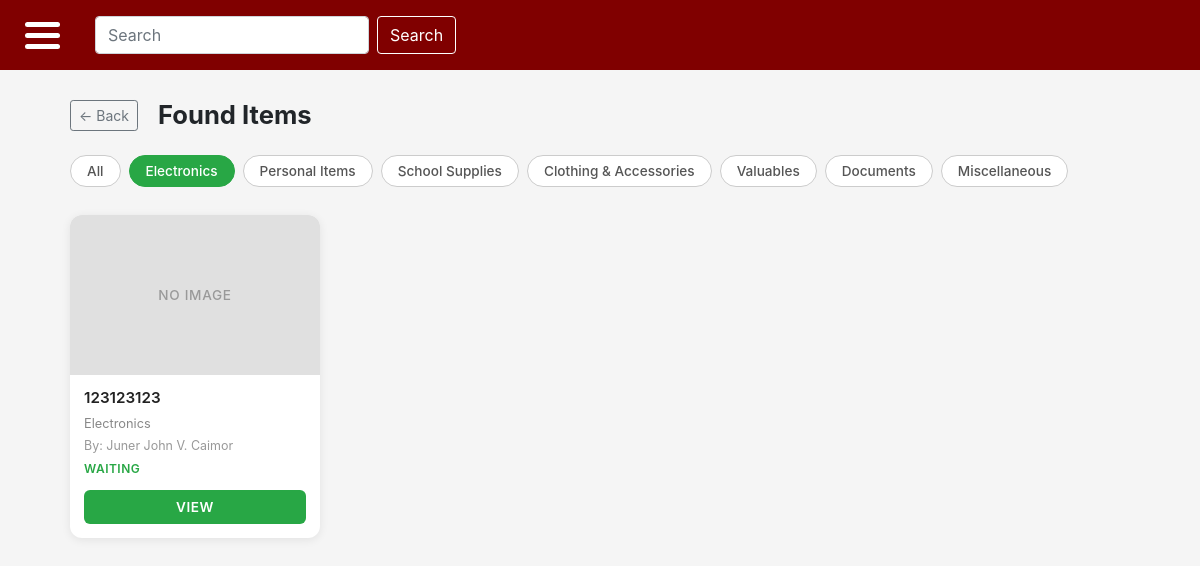
/found_items.php?category_id=1 (signed in), run on the app's committed database.
### tables this page shows
CREATE TABLE `category` (
  `category_id` int(11) NOT NULL,
  `categoryName` varchar(100) NOT NULL
);

CREATE TABLE `posts` (
  `post_id` int(11) NOT NULL,
  `user_id` int(11) DEFAULT NULL,
  `location_id` int(11) DEFAULT NULL,
  `specific_location` varchar(255) DEFAULT NULL,
  `category_id` int(11) DEFAULT NULL,
  `dropOff_id` int(11) DEFAULT NULL,
  `type` varchar(255) DEFAULT NULL,
  `itemName` varchar(255) DEFAULT NULL,
  `publicDescription` varchar(255) DEFAULT NULL,
  `privateDetails` varchar(255) DEFAULT NULL,
  `currentStatus` varchar(20) DEFAULT 'PENDING',
  `dateReported` datetime DEFAULT current_timestamp(),
  `expirationDate` datetime DEFAULT NULL
);

CREATE TABLE `users` (
  `user_id` int(11) NOT NULL,
  `full_name` varchar(255) DEFAULT NULL,
  `institutionalEmail` varchar(255) DEFAULT NULL,
  `password` varchar(255) NOT NULL,
  `is_admin` tinyint(1) DEFAULT 0
);

### found_items.php (the view, shortened to what this page needs)
<?php
require_once 'connect.php';
$categories = $connection->query("SELECT category_id, categoryName FROM category");
$cats = [];
while ($row = $categories->fetch_assoc()) {
    $cats[] = $row;
}
$selected_cat = isset($_GET['category_id']) ? (int)$_GET['category_id'] : 0;
if ($selected_cat > 0) {
    $stmt = $connection->prepare(
        "SELECT p.post_id, p.itemName, p.publicDescription, p.currentStatus, p.dateReported,
            c.categoryName, u.full_name
         FROM posts p
         JOIN category c ON p.category_id = c.category_id
         JOIN users u ON p.user_id = u.user_id
         WHERE p.type = 'FOUND' AND p.category_id = ?
         ORDER BY p.dateReported DESC"
    );
    $stmt->bind_param("i", $selected_cat);
    $stmt->execute();
    $posts = $stmt->get_result();
}
?>
<?php require_once 'header_footer/main-header.php'; ?>
<div class="page-wrapper">
    <div class="page-header" style="gap: 12px; align-items: center; display: flex; margin-bottom: 24px;">
    <a href="dashboard.php" class="btn btn-outline-secondary btn-sm" style="margin-right: 8px;">← Back</a>
    <h2 style="margin: 0;">Found Items</h2>
    </div>
    <div class="category-filter">
        <a href="found_items.php" class="cat-btn <?= $selected_cat === 0 ? 'active' : '' ?>">All</a>
        <?php foreach ($cats as $cat): ?>
            <a href="found_items.php?category_id=<?= $cat['category_id'] ?>"
               class="cat-btn <?= $selected_cat === (int)$cat['category_id'] ? 'active' : '' ?>">
                <?= htmlspecialchars($cat['categoryName']) ?>
            </a>
        <?php endforeach; ?>
    </div>
    <?php if ($posts->num_rows === 0): ?>
        <div class="empty-state">No found items reported yet.</div>
    <?php else: ?>
        <div class="card-grid">
            <?php while ($post = $posts->fetch_assoc()): ?>
                <div class="item-card">
                    <div class="item-card-image">NO IMAGE</div>
                    <div class="item-card-body">
                        <div class="item-card-name">
                            <?= htmlspecialchars($post['itemName'] ?? 'No item name') ?>
                        </div>
                        <div class="item-card-meta" style="color:#888; font-size:0.8rem;"><?= htmlspecialchars($post['categoryName']) ?></div>
                        <div class="item-card-meta">By: <?= htmlspecialchars($post['full_name'] ?? 'Unknown') ?></div>
                        <div class="item-card-status"><?= htmlspecialchars($post['currentStatus']) ?></div>
                    </div>
                    <div class="item-card-footer">
                        <a href="view_post.php?post_id=<?= $post['post_id'] ?>" class="btn-view">VIEW</a>
                    </div>
                </div>
            <?php endwhile; ?>
        </div>
    <?php endif; ?>
</div>
<?php require_once 'header_footer/footer.php'; ?>

### css/global.css (style rules this page uses)
html, body { margin: 0; padding: 0; min-height: 100%; background-color: #f5f5f5; }

### found_items.php (style rules this page uses)
.page-wrapper { padding: 30px 20px; max-width: 1100px; margin: 0 auto; }
.page-header { display: flex; align-items: center; gap: 12px; margin-bottom: 24px; }
.page-header h2 { font-weight: 700; margin: 0; font-size: 1.6rem; }
.category-filter { display: flex; flex-wrap: wrap; gap: 8px; margin-bottom: 28px; }
.cat-btn { border: 1.5px solid #ccc; background: #fff; border-radius: 20px; padding: 5px 16px; font-size: 0.85rem; font-weight: 500; color: #555; cursor: pointer; text-decoration: none; transition: all 0.15s; }
.cat-btn.active { background: #28a745; border-color: #28a745; color: #fff; }
.card-grid { display: grid; grid-template-columns: repeat(auto-fill, minmax(220px, 1fr)); gap: 20px; }
.item-card { background: #fff; border-radius: 12px; box-shadow: 0 2px 10px rgba(0,0,0,0.08); overflow: hidden; display: flex; flex-direction: column; }
.item-card-image { background: #e0e0e0; height: 160px; display: flex; align-items: center; justify-content: center; color: #999; font-size: 0.85rem; font-weight: 500; letter-spacing: 0.05em; }
.item-card-body { padding: 12px 14px; flex: 1; display: flex; flex-direction: column; gap: 4px; }
.item-card-name { font-weight: 600; font-size: 0.95rem; color: #222; white-space: nowrap; overflow: hidden; text-overflow: ellipsis; }
.item-card-meta { font-size: 0.78rem; color: #999; }
.item-card-status { font-size: 0.75rem; font-weight: 600; color: #28a745; text-transform: uppercase; letter-spacing: 0.04em; }
.item-card-footer { padding: 0 14px 14px 14px; }
.btn-view { display: block; text-align: center; background: #28a745; color: #fff; border-radius: 6px; padding: 7px; font-size: 0.85rem; font-weight: 600; text-decoration: none; transition: background 0.15s; letter-spacing: 0.04em; }

### data on the page
category: categoryName "Electronics"
category: categoryName "Personal Items"
category: categoryName "School Supplies"
category: categoryName "Clothing & Accessories"
category: categoryName "Valuables"
category: categoryName "Documents"
category: categoryName "Miscellaneous"
posts: itemName "123123123", category.categoryName "Electronics", user.full_name "Juner John V. Caimor", currentStatus "WAITING"
